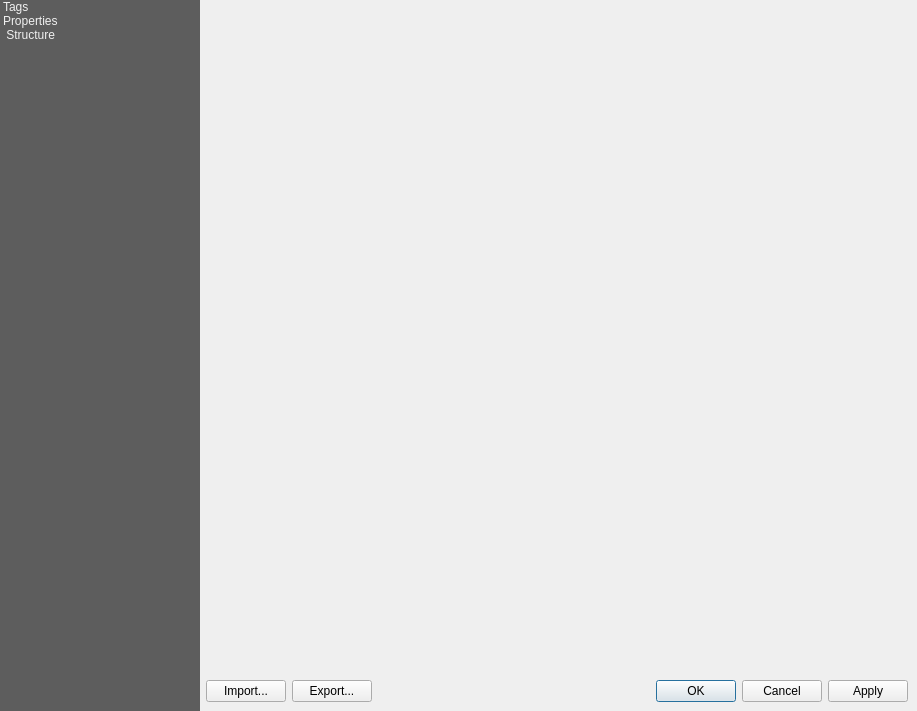
<?xml version="1.0" encoding="UTF-8"?>
<ui version="4.0">
 <class>webmapSettingsDialog</class>
 <widget class="QDialog" name="webmapSettingsDialog">
  <property name="geometry">
   <rect>
    <x>0</x>
    <y>0</y>
    <width>917</width>
    <height>711</height>
   </rect>
  </property>
  <property name="sizePolicy">
   <sizepolicy hsizetype="Preferred" vsizetype="Preferred">
    <horstretch>0</horstretch>
    <verstretch>0</verstretch>
   </sizepolicy>
  </property>
  <property name="windowTitle">
   <string>Webmap Plugin Settings</string>
  </property>
  <property name="autoFillBackground">
   <bool>false</bool>
  </property>
  <layout class="QHBoxLayout" name="horizontalLayout_5">
   <property name="leftMargin">
    <number>0</number>
   </property>
   <property name="topMargin">
    <number>0</number>
   </property>
   <property name="rightMargin">
    <number>0</number>
   </property>
   <property name="bottomMargin">
    <number>0</number>
   </property>
   <item>
    <widget class="QListWidget" name="mainMenuListWidget">
     <property name="maximumSize">
      <size>
       <width>200</width>
       <height>16777215</height>
      </size>
     </property>
     <property name="palette">
      <palette>
       <active>
        <colorrole role="Base">
         <brush brushstyle="SolidPattern">
          <color alpha="255">
           <red>93</red>
           <green>93</green>
           <blue>93</blue>
          </color>
         </brush>
        </colorrole>
        <colorrole role="Highlight">
         <brush brushstyle="SolidPattern">
          <color alpha="255">
           <red>240</red>
           <green>240</green>
           <blue>240</blue>
          </color>
         </brush>
        </colorrole>
        <colorrole role="HighlightedText">
         <brush brushstyle="SolidPattern">
          <color alpha="255">
           <red>255</red>
           <green>255</green>
           <blue>255</blue>
          </color>
         </brush>
        </colorrole>
        <colorrole role="Link">
         <brush brushstyle="SolidPattern">
          <color alpha="255">
           <red>240</red>
           <green>240</green>
           <blue>240</blue>
          </color>
         </brush>
        </colorrole>
       </active>
       <inactive>
        <colorrole role="Base">
         <brush brushstyle="SolidPattern">
          <color alpha="255">
           <red>93</red>
           <green>93</green>
           <blue>93</blue>
          </color>
         </brush>
        </colorrole>
        <colorrole role="Highlight">
         <brush brushstyle="SolidPattern">
          <color alpha="255">
           <red>240</red>
           <green>240</green>
           <blue>240</blue>
          </color>
         </brush>
        </colorrole>
        <colorrole role="HighlightedText">
         <brush brushstyle="SolidPattern">
          <color alpha="255">
           <red>255</red>
           <green>255</green>
           <blue>255</blue>
          </color>
         </brush>
        </colorrole>
        <colorrole role="Link">
         <brush brushstyle="SolidPattern">
          <color alpha="255">
           <red>240</red>
           <green>240</green>
           <blue>240</blue>
          </color>
         </brush>
        </colorrole>
       </inactive>
       <disabled>
        <colorrole role="Base">
         <brush brushstyle="SolidPattern">
          <color alpha="255">
           <red>240</red>
           <green>240</green>
           <blue>240</blue>
          </color>
         </brush>
        </colorrole>
        <colorrole role="Highlight">
         <brush brushstyle="SolidPattern">
          <color alpha="255">
           <red>240</red>
           <green>240</green>
           <blue>240</blue>
          </color>
         </brush>
        </colorrole>
        <colorrole role="HighlightedText">
         <brush brushstyle="SolidPattern">
          <color alpha="255">
           <red>255</red>
           <green>255</green>
           <blue>255</blue>
          </color>
         </brush>
        </colorrole>
        <colorrole role="Link">
         <brush brushstyle="SolidPattern">
          <color alpha="255">
           <red>240</red>
           <green>240</green>
           <blue>240</blue>
          </color>
         </brush>
        </colorrole>
       </disabled>
      </palette>
     </property>
     <property name="autoFillBackground">
      <bool>false</bool>
     </property>
     <property name="styleSheet">
      <string notr="true">QListView::item
{
color: #f0f0f0;
}

QListView::item:selected
{
background-color: #f0f0f0;
color: rgb(50,50,50);
}</string>
     </property>
     <property name="frameShape">
      <enum>QFrame::NoFrame</enum>
     </property>
     <property name="iconSize">
      <size>
       <width>32</width>
       <height>32</height>
      </size>
     </property>
     <property name="uniformItemSizes">
      <bool>true</bool>
     </property>
     <item>
      <property name="text">
       <string>Tags</string>
      </property>
      <property name="font">
       <font>
        <pointsize>9</pointsize>
       </font>
      </property>
      <property name="textAlignment">
       <set>AlignLeading|AlignVCenter</set>
      </property>
      <property name="icon">
       <iconset>
        <normaloff>../icons/icons8-etiquetas-80.png</normaloff>../icons/icons8-etiquetas-80.png</iconset>
      </property>
     </item>
     <item>
      <property name="text">
       <string>Properties</string>
      </property>
      <property name="icon">
       <iconset>
        <normaloff>../icons/icons8-bracket-96.png</normaloff>../icons/icons8-bracket-96.png</iconset>
      </property>
     </item>
     <item>
      <property name="text">
       <string> Structure</string>
      </property>
      <property name="icon">
       <iconset>
        <normaloff>../icons/save_structure2.png</normaloff>../icons/save_structure2.png</iconset>
      </property>
     </item>
    </widget>
   </item>
   <item>
    <layout class="QVBoxLayout" name="menuContentLayout">
     <item>
      <widget class="QStackedWidget" name="stackedWidget">
       <property name="sizePolicy">
        <sizepolicy hsizetype="Preferred" vsizetype="Preferred">
         <horstretch>0</horstretch>
         <verstretch>0</verstretch>
        </sizepolicy>
       </property>
       <property name="autoFillBackground">
        <bool>false</bool>
       </property>
       <property name="frameShape">
        <enum>QFrame::NoFrame</enum>
       </property>
       <property name="frameShadow">
        <enum>QFrame::Plain</enum>
       </property>
       <property name="currentIndex">
        <number>1</number>
       </property>
       <widget class="QWidget" name="variablesPageWidget">
        <layout class="QVBoxLayout" name="verticalLayout"/>
       </widget>
       <widget class="QWidget" name="propertiesPageWidget">
        <layout class="QVBoxLayout" name="verticalLayout_3"/>
       </widget>
      </widget>
     </item>
     <item>
      <layout class="QHBoxLayout" name="bottomPanelLayout">
       <item>
        <widget class="QPushButton" name="importBtnWidget">
         <property name="text">
          <string>Import...</string>
         </property>
        </widget>
       </item>
       <item>
        <widget class="QPushButton" name="exportBtnWidget">
         <property name="text">
          <string>Export...</string>
         </property>
        </widget>
       </item>
       <item>
        <widget class="QDialogButtonBox" name="buttonBox">
         <property name="orientation">
          <enum>Qt::Horizontal</enum>
         </property>
         <property name="standardButtons">
          <set>QDialogButtonBox::Apply|QDialogButtonBox::Cancel|QDialogButtonBox::Ok</set>
         </property>
         <property name="centerButtons">
          <bool>false</bool>
         </property>
        </widget>
       </item>
       <item>
        <spacer name="horizontalSpacer_3">
         <property name="orientation">
          <enum>Qt::Horizontal</enum>
         </property>
         <property name="sizeType">
          <enum>QSizePolicy::Maximum</enum>
         </property>
         <property name="sizeHint" stdset="0">
          <size>
           <width>9</width>
           <height>20</height>
          </size>
         </property>
        </spacer>
       </item>
      </layout>
     </item>
     <item>
      <spacer name="verticalSpacer">
       <property name="orientation">
        <enum>Qt::Vertical</enum>
       </property>
       <property name="sizeType">
        <enum>QSizePolicy::Maximum</enum>
       </property>
       <property name="sizeHint" stdset="0">
        <size>
         <width>20</width>
         <height>9</height>
        </size>
       </property>
      </spacer>
     </item>
    </layout>
   </item>
  </layout>
 </widget>
 <resources/>
 <connections>
  <connection>
   <sender>mainMenuListWidget</sender>
   <signal>currentRowChanged(int)</signal>
   <receiver>stackedWidget</receiver>
   <slot>setCurrentIndex(int)</slot>
   <hints>
    <hint type="sourcelabel">
     <x>99</x>
     <y>363</y>
    </hint>
    <hint type="destinationlabel">
     <x>557</x>
     <y>363</y>
    </hint>
   </hints>
  </connection>
 </connections>
</ui>
